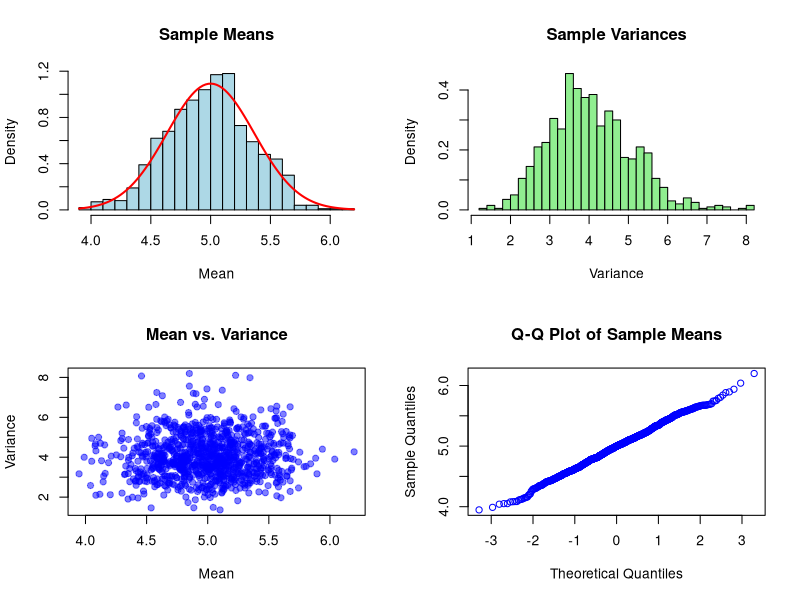

Generate this figure with R:
# Lab 1: Verification of Fisher’s Lemma Using Simulated Data

# Parameters
mu <- 5; sigma <- 2; n <- 30; N_sim <- 1000

# Simulation
set.seed(123)
sample_means <- replicate(N_sim, mean(rnorm(n, mu, sigma)))
sample_vars <- replicate(N_sim, var(rnorm(n, mu, sigma)))

# Correlation between sample mean and variance
cat("Correlation:", cor(sample_means, sample_vars), "\n")

# Plots
par(mfrow = c(2, 2))

hist(sample_means, breaks = 30, col = "lightblue", main = "Sample Means", xlab = "Mean", probability = TRUE)
curve(dnorm(x, mu, sigma/sqrt(n)), add = TRUE, col = "red", lwd = 2)

hist(sample_vars, breaks = 30, col = "lightgreen", main = "Sample Variances", xlab = "Variance", probability = TRUE)

plot(sample_means, sample_vars, pch = 19, col = rgb(0, 0, 1, 0.5), main = "Mean vs. Variance", xlab = "Mean", ylab = "Variance")
# abline(h = sigma^2, col = "red", lwd = 2)

qqnorm(sample_means, main = "Q-Q Plot of Sample Means", col = "blue")
# qqline(sample_means, col = "red", lwd = 2)
